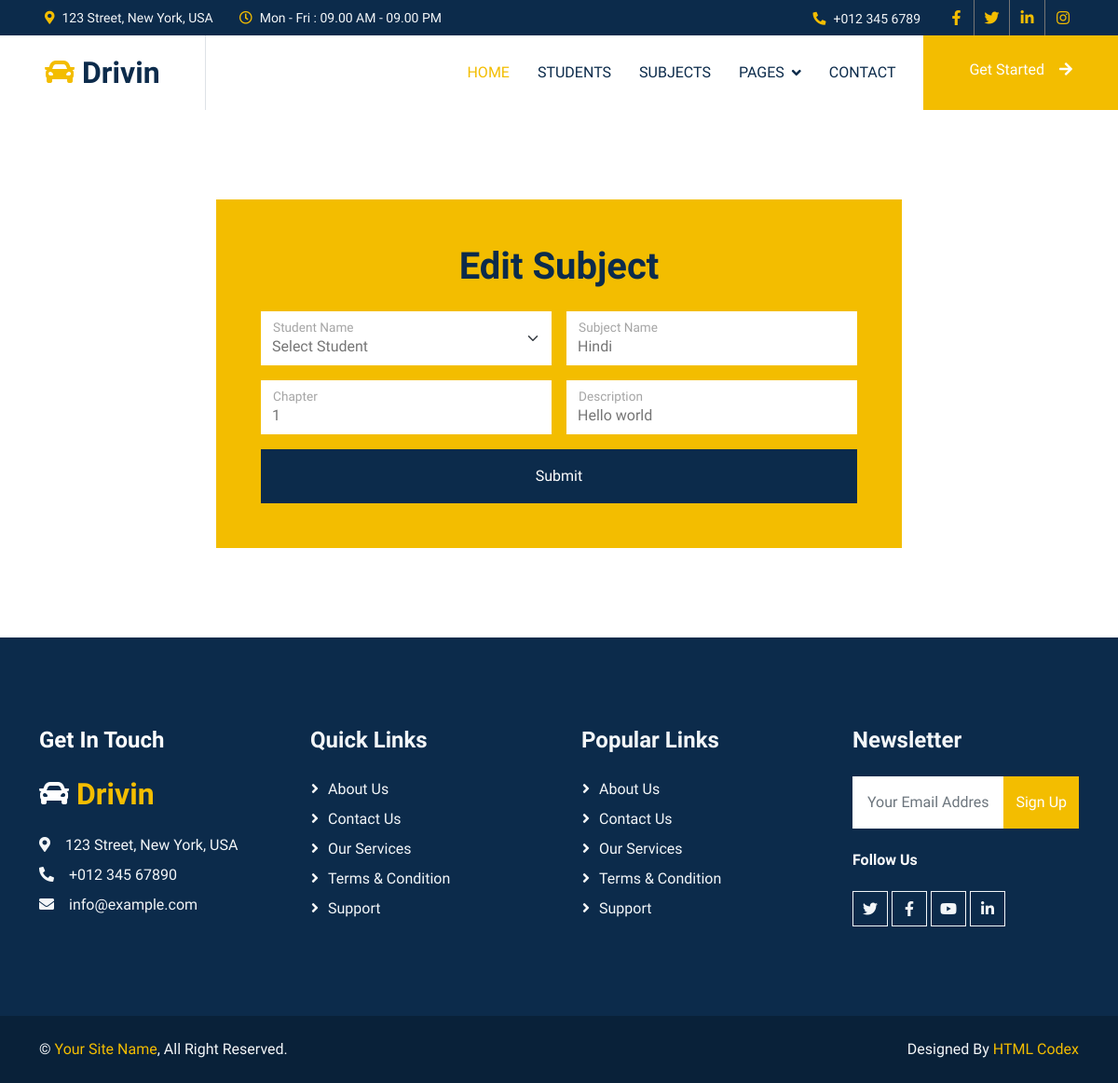
The page /editsubject/10 on the database as committed earlier.
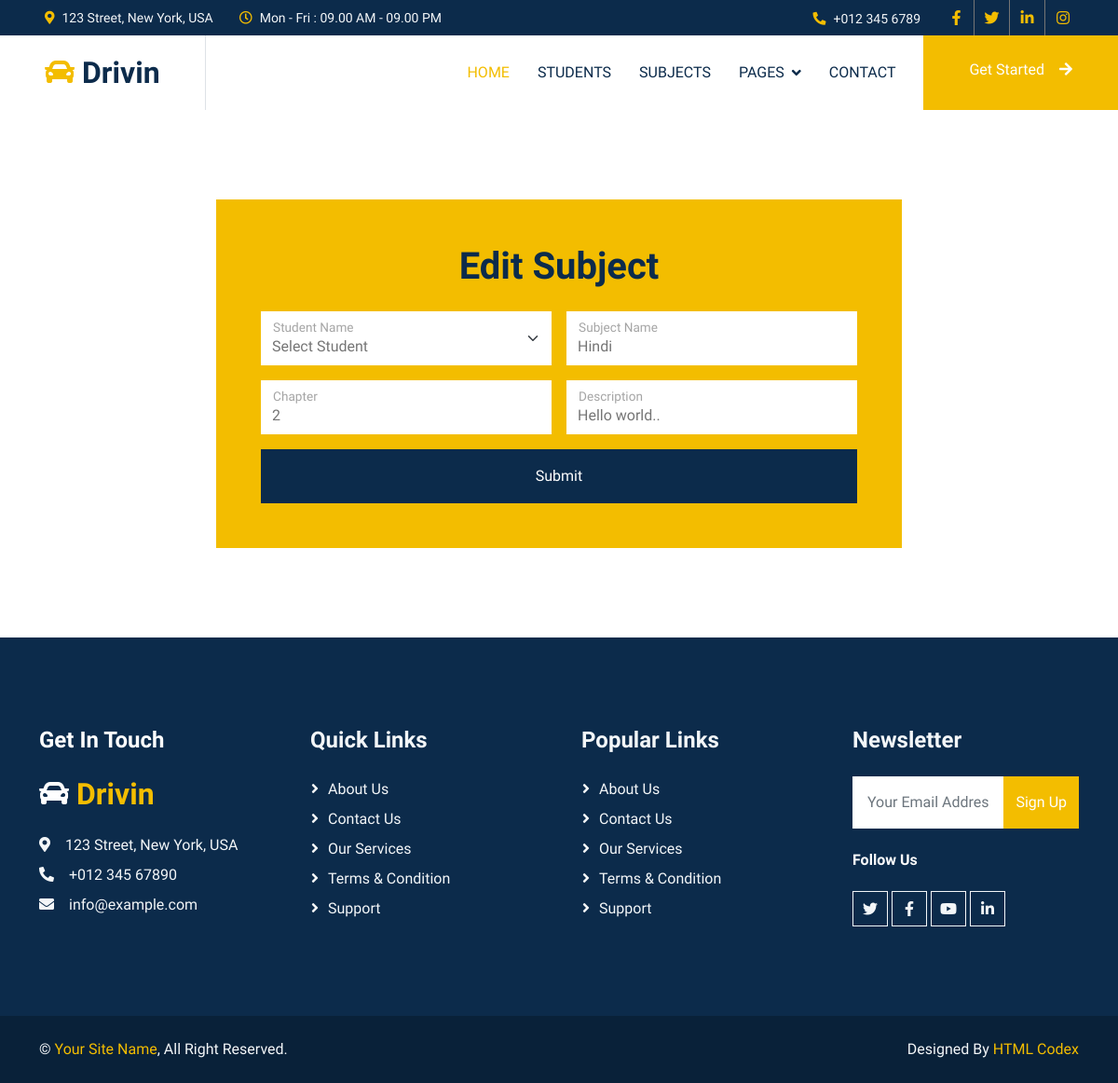
The same page on the database as committed later.
### members/models.py (models this page shows)
class subject(models.Model):
    student_id=models.ForeignKey(to=student,on_delete=models.CASCADE)
    subjectname=models.CharField(max_length=100)
    chapter=models.IntegerField()
    description=models.TextField()

### members/views.py (the view)
# urls.py: path('editsubject/<int:id>', edit_subject, name='editsubject'),
def edit_subject(request,id):
  if request.method =="POST":
    studentid = request.POST['stu_id']
    subjectnm = request.POST['sub_name']
    chap = request.POST['cha']
    desc = request.POST['des']
    stu_obj=student.objects.get(id=studentid)
    f1 = subject.objects.get(id=id)
    f1.student_id=stu_obj
    f1.subjectname=subjectnm
    f1.chapter=chap
    f1.description=desc
    f1.save()
    print(request.POST['sub_name'])
    return redirect("showsubject")
  else :
    e1 = subject.objects.get(id=id)
    e = student.objects.all()
    context ={
    'e1' : e1,
    'e' : e
    }
    return render(request,"editsubject.html",context)

### members/templates/editsubject.html (shortened to what this page needs)
{% extends 'basefile.html' %}
{% block body %}
<div class="container">
<div class="row justify-content-center">
<div class="col-lg-8 my-6 mb-0 wow fadeInUp" data-wow-delay="0.1s">
    <div class="bg-primary text-center p-5">
        <h1 class="mb-4">Edit Subject</h1>
        <form action="{% url 'editsubject' e1.id %}" method="post">
            <div class="row g-3">
                <div class="col-sm-6">
                    <div class="form-floating">
                        <select class="form-select border-0" id="stu_id" name="stu_id">
                            <option>Select Student</option>
                        </select>
                        <label for="stu_id">Student Name</label>
                    </div>
                </div>
                <div class="col-sm-6">
                    <div class="form-floating">
                        <input value="{{e1.subjectname}}" type="text" class="form-control border-0" id="sub_name" name="sub_name" placeholder="Gurdian Name">
                        <label for="sub_name">Subject Name</label>
                    </div>
                </div>
                <div class="col-sm-6">
                    <div class="form-floating">
                        <input value="{{e1.chapter}}" type="number" class="form-control border-0" id="cha" name="cha" placeholder="Gurdian Email">
                        <label for="cha">Chapter</label>
                    </div>
                </div>
                <div class="col-sm-6">
                    <div class="form-floating">
                        <input value="{{e1.description}}" type="text" class="form-control border-0" id="des" name="des" placeholder="Child Name">
                        <label for="des">Description</label>
                    </div>
                </div>
                <div class="col-12">
                    <button class="btn btn-dark w-100 py-3" type="submit">Submit</button>
                </div>
            </div>
        </form>
    </div>
</div>
</div>
</div>
{% endblock %}

Rows that differ between the two databases and show on the page:
changed subject "Hindi": cha "1" → "2"; des "Hello world" → "Hello world.."
